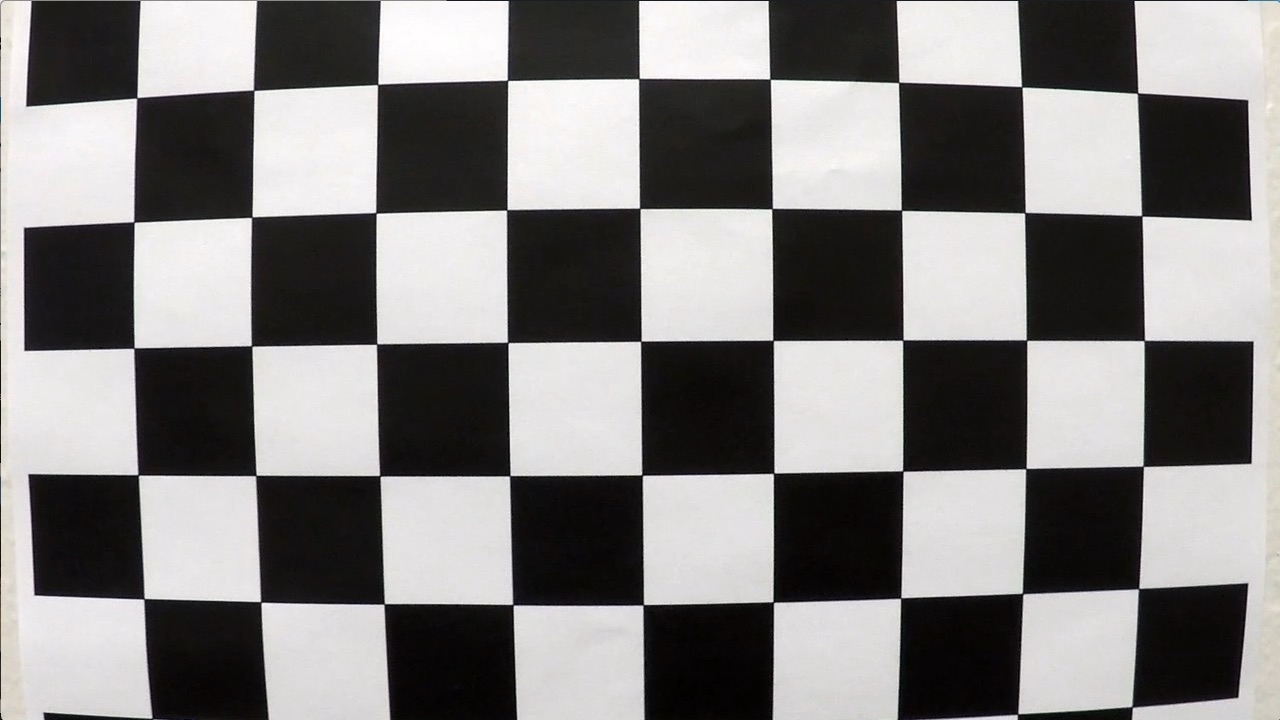
#> input picture Part II - Adv Lane Detection and Road Features 2/Part II - Adv Lane Detection and Road Features 2/camera_cal/calibration1.jpg, 1280 x 720 px; its folder holds only this picture in this run
$ jupyter execute --allow-errors 'Part II - Advanced Lane Line Detection.ipynb'   (shell and % lines are left out)   (older library calls are emulated)
#> lines starting #> are read from the running program, lines starting #| are printed output that depends on the picture
# Advanced Lane Line Detection Using OpenCV
### Galen Ballew, March 2017
---

This notebook provides a robust solution to lane line detection and tracking for self driving cars. The steps are as listed:

1. Camera Calibration
2. Distortion Correction
3. Gradient and Color Thresholding
4. Perspective Transform
5. Lane Line Search & Search Optimization
6. Drawing the lane overlay

[cell 1]
import numpy as np
import pandas as pd
import cv2 as cv
import matplotlib.pyplot as plt
import matplotlib.image as mpimg
from IPython.display import Image
from moviepy.editor import VideoFileClip
from IPython.display import HTML
import pickle
import io
import os
import glob

Let's take a look at a sample calibration image.

[cell 2]
images = glob.glob('camera_cal/calibration*.jpg')

Note: Make sure you use the correct grayscale conversion depending on how you've read in your images. Use cv2.COLOR_RGB2GRAY if you've read in an image using mpimg.imread(). Use cv2.COLOR_BGR2GRAY if you've read in an image using cv2.imread().

[cell 3]
img = mpimg.imread(images[0])
#> img is the input picture: shape (720, 1280, 3); mean R, G, B 130.1, 128.4, 127.8
plt.imshow(img);
#> (this line was passed over: IPython is not available in this run)

### Camera Calibration

We need to store the number of *object points*, or locations of interest on the chessboard. Only points that are not on the outermost edge are considered. For this board, there are 9 columns on the X-axis and 6 rows on the 7 axis. We will want a list of (x, y, z) coordinates for each combination (i.e. unique location on the board). Every z-value will be zero since it is a 2D image.

[cell 4]
# store chessboard coordinates
chess_points = []
# store points from transformed img
image_points = []

[cell 5]
# board is 6 rows by 9 columns. each item is one (xyz) point
# remember, only care about inside points. that is why board is 9x6, not 10x7
chess_point = np.zeros((9*6, 3), np.float32)
# z stays zero. set xy to grid values
chess_point[:,:2] = np.mgrid[0:9, 0:6].T.reshape(-1,2)

[cell 6]
for image in images:

    img = mpimg.imread(image)
    # convert to grayscale
    gray = cv.cvtColor(img, cv.COLOR_RGB2GRAY)

    # returns boolean and coordinates
    success, corners = cv.findChessboardCorners(gray, (9,6), None)
#> success = False; corners = None

    if success:
        image_points.append(corners)
        #these will all be the same since it's the same board
        chess_points.append(chess_point)
    else:
        print('corners not found {}'.format(image))

#> (a cell that did not finish here is left out)

[cell 8]
# Save everything!
# points_pkl = {}
# points_pkl["chesspoints"] = chess_points
# points_pkl["imagepoints"] = image_points
# points_pkl["imagesize"] = (img.shape[1], img.shape[0])
# pickle.dump(points_pkl,open("object_and_image_points.pkl", "wb" ))

Huzzah! OpenCV successfully mapped the corners. The next step will be to use this mapping to correct for the  distortion that occurs at the edges of a camera lens.

---

### Distortion Correction

[cell 9]
points_pickle = pickle.load( open( "object_and_image_points.pkl", "rb" ) )
#> (reads Part II - Adv Lane Detection and Road Features 2/Part II - Adv Lane Detection and Road Features 2/object_and_image_points.pkl from the repository)
#> points_pickle = 3 items
chess_points = points_pickle["chesspoints"]
#> chess_points = 17 items
image_points = points_pickle["imagepoints"]
#> image_points = 17 items
img_size = points_pickle["imagesize"]
#> img_size = (1280, 720)

[cell 10]
ret, mtx, dist, rvecs, tvecs = cv.calibrateCamera(chess_points, image_points, img_size, None, None)
#> ret = 1.2; mtx = [[1151.6, 0, 666.2], [0, 1145.1, 386.4], [0, 0, 1]]; dist = [[-0.236, -0.0791, -0.00128, 8.28e-05, 0.0723]]; rvecs = 17 items, first 6: [0.507, -0.219, 0.0289], [0.0195, 0.0291, -0.00548], [-0.194, -0.759, 0.122], [0.0184, 0.64, 0.00858], [0.0844, 0.383, 0.0543], [-0.0247, 0.385, -0.00441]; tvecs = 17 items, first 6: [-2.06, -0.728, 19.5], [-4.89, -3.86, 30.35], [-0.811, -4.58, 21.59], [-9.54, -3.28, 31.98], [-12.97, -5.59, 23.62], [-13.35, -0.473, 24.4]

[cell 11]
# camera = {}
# camera["mtx"] = mtx
# camera["dist"] = dist
# camera["imagesize"] = img_size
# pickle.dump(camera, open("camera_matrix.pkl", "wb"))

[cell 12]
def distort_correct(img,mtx,dist,camera_img_size):
    img_size1 = (img.shape[1],img.shape[0])
    #print(img_size1)
    #print(camera_img_size)
    assert (img_size1 == camera_img_size),'image size is not compatible'
    undist = cv.undistort(img, mtx, dist, None, mtx)
    return undist

#> (a cell that did not finish here is left out)

It's subtle, but the size of the chess squares are accurate even at the edge of the image.

---

### Gradient & Color Thresholding

For this project we will be using several filters to generate a binary (black & white) image that we can detect and track the lane lines with.

* Sobel gradients in the x & y directions
* Gradient magnitude
* Gradient direction
* Color space transform and filtering

[cell 14]
# load camera matrix and distortion matrix
camera = pickle.load(open( "camera_matrix.pkl", "rb" ))
#> (reads Part II - Adv Lane Detection and Road Features 2/Part II - Adv Lane Detection and Road Features 2/camera_matrix.pkl from the repository)
#> camera = {'imagesize': (1280, 720), 'dist': [[-0.236, -0.079, -0.00128, 8.26e-05, 0.0723]], 'mtx': [[1151.6, 0, 666.2], [0, 1145.1, 386.4], [0, 0, 1]]}
mtx = camera['mtx']
dist = camera['dist']
#> dist = [[-0.236, -0.079, -0.00128, 8.26e-05, 0.0723]]
camera_img_size = camera['imagesize']
#> camera_img_size = (1280, 720)

[cell 15]
# get an undistorted dashcam frame
image = mpimg.imread('./test_images_UNUSED/straight_lines2.jpg')
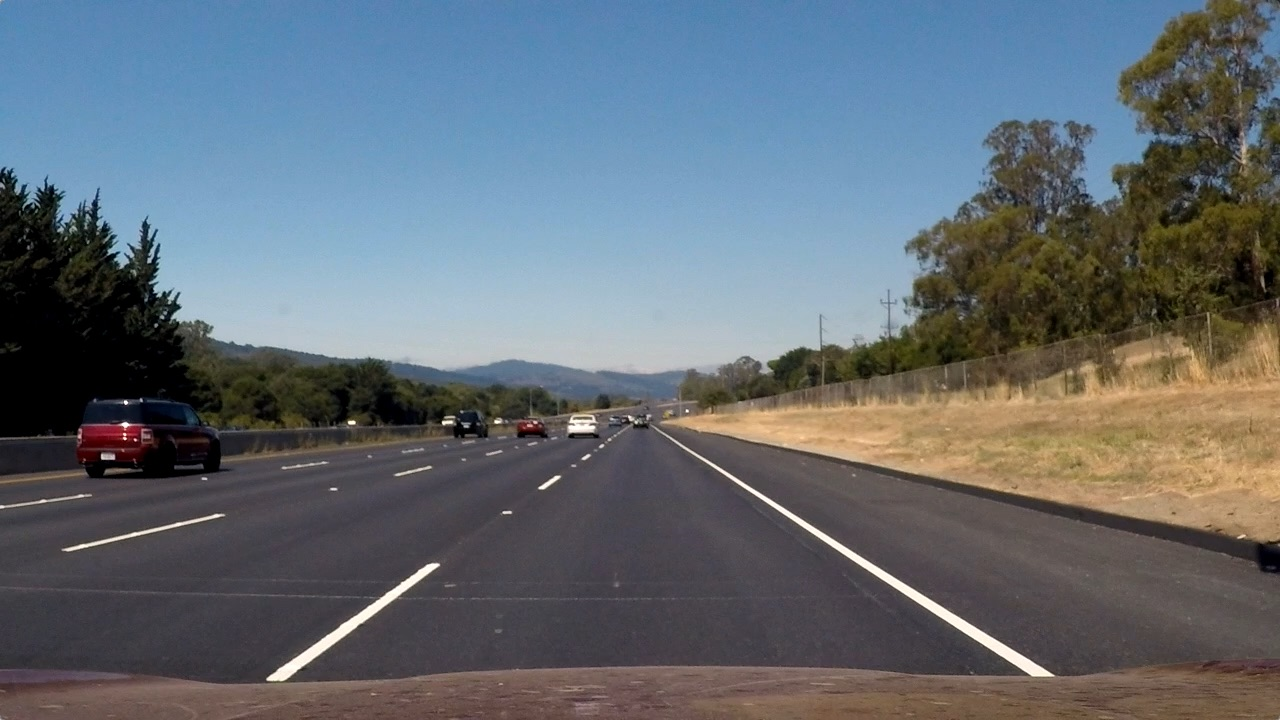
#> input picture Part II - Adv Lane Detection and Road Features 2/Part II - Adv Lane Detection and Road Features 2/test_images_UNUSED/straight_lines2.jpg, 1280 x 720 px
#> image is the input picture: shape (720, 1280, 3); mean R, G, B 99.4, 107.7, 115.1
image = distort_correct(image,mtx,dist,camera_img_size)
plt.imshow(image);
#> (this line was passed over: IPython is not available in this run)

#### Sobel gradients
Canny Edge Detection combines the sobel gradient for both x and y. By breaking it apart into its components, we can produced a refined version of Canny edge detection.

[cell 16]
def abs_sobel_thresh(img, orient='x', thresh=(0,255)):
    # Convert to grayscale
#> called with orient = 'x', thresh = (20, 150)
    gray = cv.cvtColor(img, cv.COLOR_RGB2GRAY)
    # Apply x or y gradient with the OpenCV Sobel() function
    # and take the absolute value
    if orient == 'x':
        abs_sobel = np.absolute(cv.Sobel(gray, cv.CV_64F, 1, 0))
    if orient == 'y':
        abs_sobel = np.absolute(cv.Sobel(gray, cv.CV_64F, 0, 1))
    # Rescale back to 8 bit integer
    scaled_sobel = np.uint8(255*abs_sobel/np.max(abs_sobel))
    # Create a copy and apply the threshold
    binary_output = np.zeros_like(scaled_sobel)
    # Here I'm using inclusive (>=, <=) thresholds, but exclusive is ok too
    binary_output[(scaled_sobel >= thresh[0]) & (scaled_sobel <= thresh[1])] = 1

    # Return the result
    return binary_output

[cell 17]
# set color map to gray, default is RGB
plt.imshow(abs_sobel_thresh(image, thresh=(20,150)),  cmap='gray');
#> (this line was passed over: IPython is not available in this run)

#FELIX: DEFAULT THRESH (20,110) -> lower bound increases lightness needed to show in the processed image.
#FELIX: Below 5 artifacts are introduces -> minimize lower bound so lanes show clearly but do not introduce artifacts

#### Gradient Magnitude
The function below will filter based on a min/max magnitude for the gradient. This function is looking at the combined xy gradient, but it could be altered to filter on the magnitude in a single direction, or some linear combination of the two.

[cell 18]
def mag_threshold(img, sobel_kernel=3, thresh=(0, 255)):
    # 1) Convert to grayscale
#> called with sobel_kernel = 3, thresh = (10, 100)
    gray = cv.cvtColor(img, cv.COLOR_RGB2GRAY)
    # 2) Take the gradient in x and y separately
    x = cv.Sobel(gray, cv.CV_64F, 1, 0, ksize=sobel_kernel)
    y = cv.Sobel(gray, cv.CV_64F, 0, 1, ksize=sobel_kernel)
    # 3) Calculate the xy magnitude
    mag = np.sqrt(x**2 + y**2)
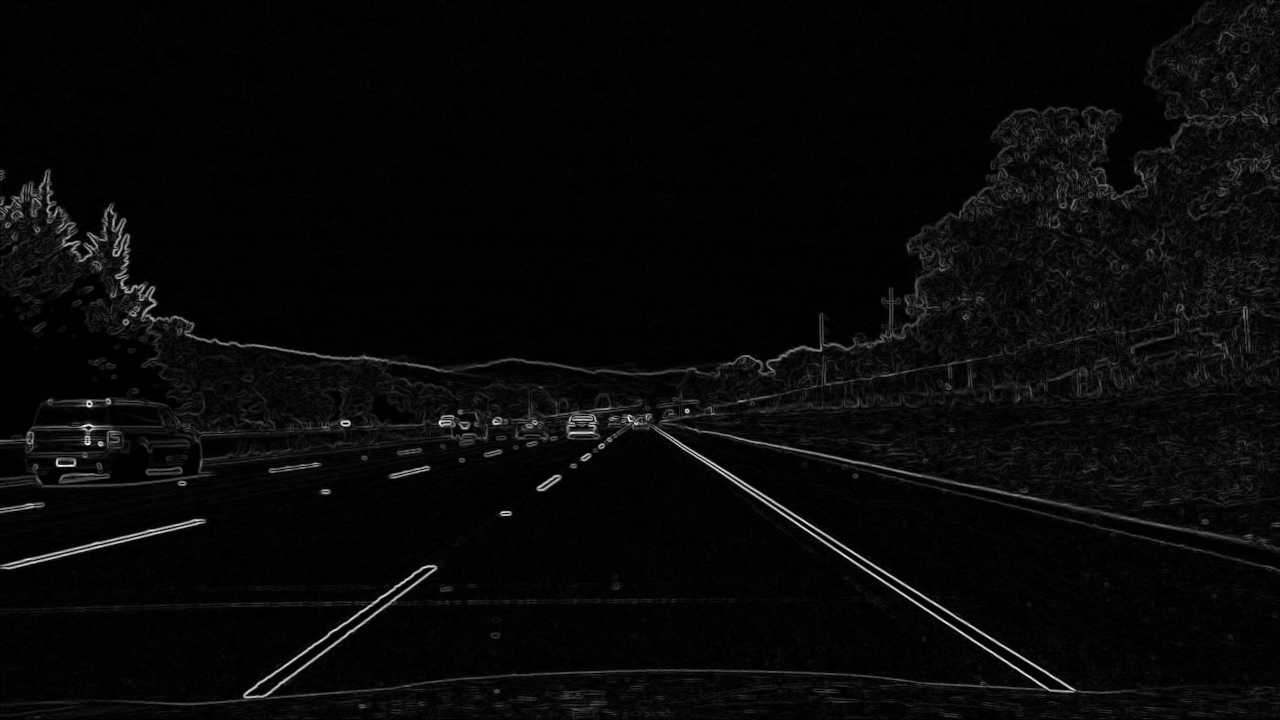
#> mag: shape (720, 1280) float64; min 0, max 755.5, mean 25.7; drawn with min black and max white
    # 4) Scale to 8-bit (0 - 255) and convert to type = np.uint8
    scale = np.max(mag)/255
#> scale = 2.96
    eightbit = (mag/scale).astype(np.uint8)
    # 5) Create a binary mask where mag thresholds are met
    binary_output = np.zeros_like(eightbit)
    binary_output[(eightbit > thresh[0]) & (eightbit < thresh[1])] =1
    return binary_output

[cell 19]
plt.imshow(mag_threshold(image, thresh=(10,100)),  cmap='gray');
#> (this line was passed over: IPython is not available in this run)

#FELIX: default thresh(20,100) -> same as above

#### Gradient Direction
This function will filter based on the direction of the gradient. For lane detection, we will be interested in vertical lines that are +/- some threshold near $\frac{\pi}{2}$

[cell 20]
def dir_threshold(img, sobel_kernel=3, thresh=(0, np.pi/2)):
    # 1) Convert to grayscale
#> called with sobel_kernel = 3, thresh = (0.1, 1.2)
    gray = cv.cvtColor(img, cv.COLOR_RGB2GRAY)
    # 2) Take the gradient in x and y separately
    x = np.absolute(cv.Sobel(gray, cv.CV_64F, 1, 0, ksize=sobel_kernel))
    y = np.absolute(cv.Sobel(gray, cv.CV_64F, 0, 1, ksize=sobel_kernel))
    # 4) Use np.arctan2(abs_sobely, abs_sobelx) to calculate the direction of the gradient
    direction = np.arctan2(y, x)
    binary_output = np.zeros_like(direction)
    binary_output[(direction > thresh[0]) & (direction < thresh[1])] = 1
    return binary_output

[cell 21]
plt.imshow(dir_threshold(image, thresh=(0.1,1.2)),  cmap='gray');
#> (this line was passed over: IPython is not available in this run)
#FELIX: default thresh(0.8, 1.2)

#### Saturation Channel & Red Channel Filters
The gradient filters above all convert the original image into grayscale and a lot of useful information is lost. Lane lines are either yellow or white, and we can use that to our advantage trying to locate and track them. The **H**ue **S**aturation **L**ightness color space will help. In particular, the S channel of an HSL image retains a lot information about lane lines - especially when there are shadows on the road. The Red channel of RGB also does a good job of creating binary images of lane lines.

[cell 22]
def hls_select(img, sthresh=(0, 255),lthresh=()):
    # 1) Convert to HLS color space
#> called with sthresh = (0, 50), lthresh = (80, 110)
    hls_img = cv.cvtColor(img, cv.COLOR_RGB2HLS)
#> hls_img: shape (720, 1280, 3); mean of channels 0, 1, 2 84, 108.2, 62.3
    # 2) Apply a threshold to the S channel
    L = hls_img[:,:,1]
    S = hls_img[:,:,2]
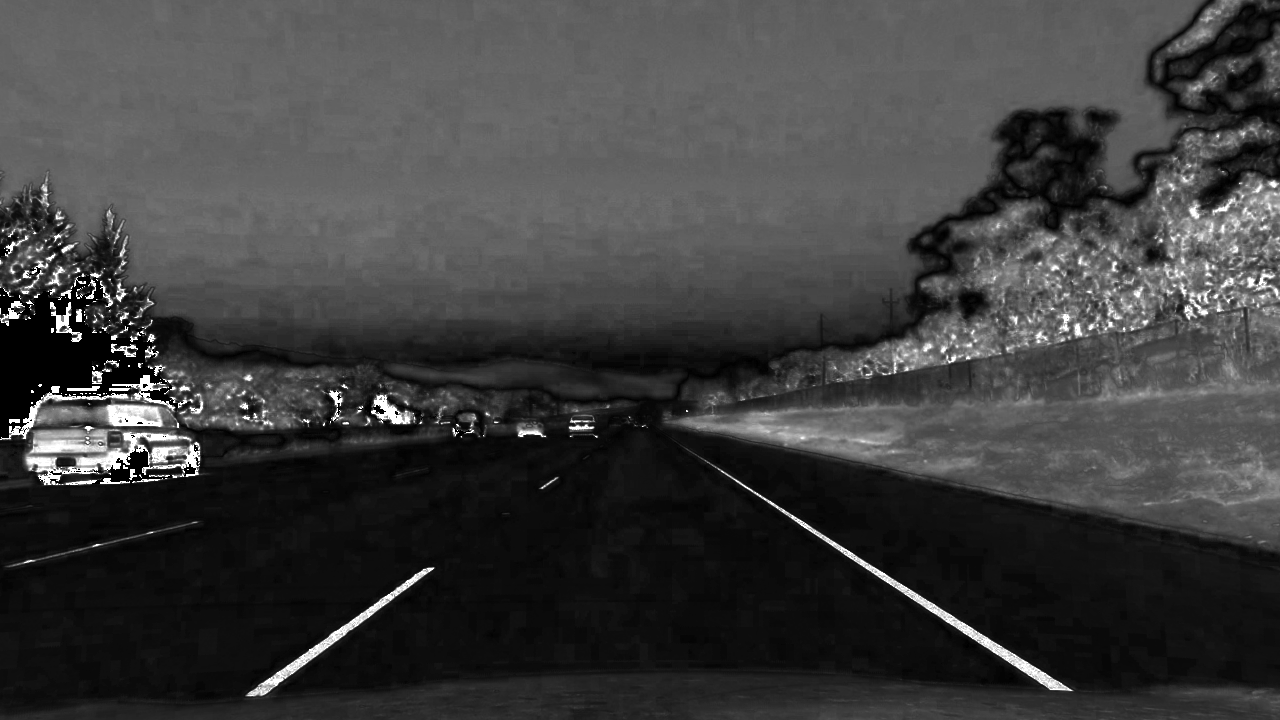
#> S: shape (720, 1280); min 0, max 255, mean 62.3
    # 3) Return a binary image of threshold result
    binary_output = np.zeros_like(S)
    binary_output[(S >= sthresh[0]) & (S <= sthresh[1])
                 & (L > lthresh[0]) & (L <= lthresh[1])] = 1
    return binary_output

[cell 23]
plt.imshow(hls_select(image, sthresh=(0,50), lthresh=(80, 110)),  cmap='gray');
#> (this line was passed over: IPython is not available in this run)

#FELIX: default: sthresh(140,255), lthresh=(140,255)

[cell 24]
def red_select(img, thresh=(0, 255)):
    # Apply a threshold to the R channel
#> called with thresh = (70, 100)
    R = img[:,:,0]
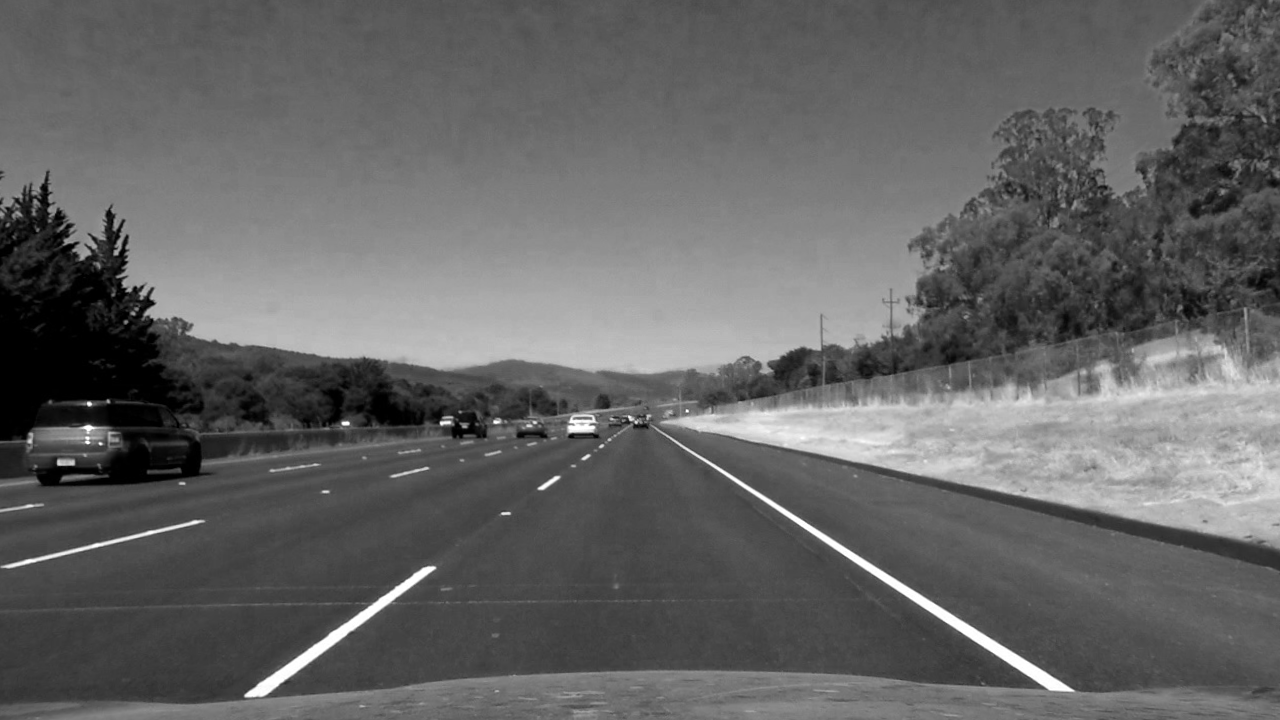
#> R: shape (720, 1280); min 0, max 255, mean 100.3
    # Return a binary image of threshold result
    binary_output = np.zeros_like(R)
    binary_output[(R > thresh[0]) & (R <= thresh[1])] = 1
    return binary_output

[cell 25]
plt.imshow(red_select(image, thresh=(70,100)),  cmap='gray');
#> (this line was passed over: IPython is not available in this run)
